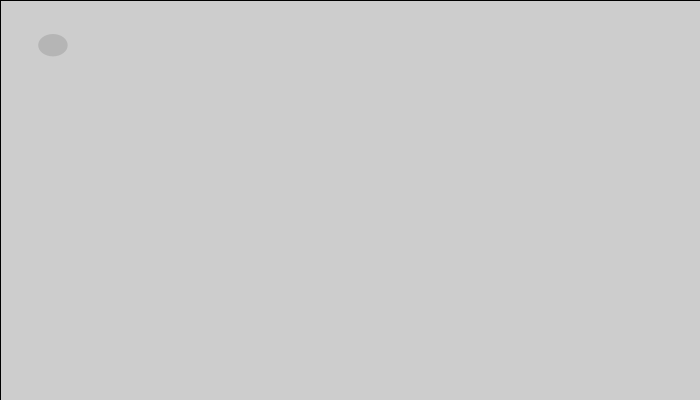
Frame 1 (no input)
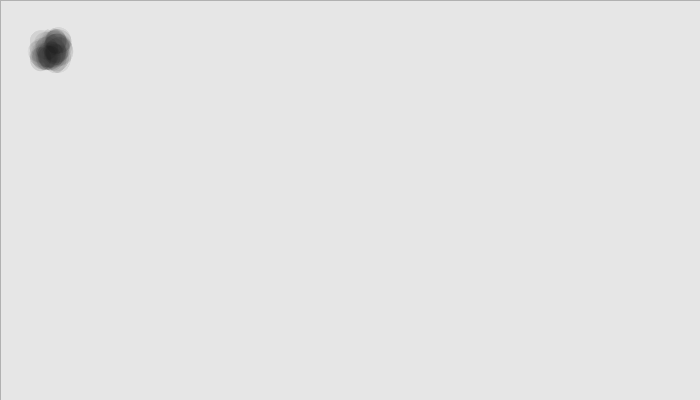
Frame 60 (the mouse pressed at the canvas centre just before this capture)
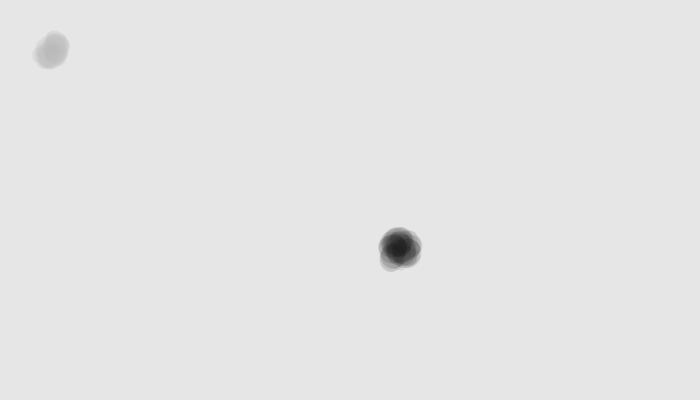
Frame 120 (the mouse held since frame 60 and released just before this capture)

The Processing sketch that drew these frames (run headless with seeded random() and noise(); from frame 60 on, the mouse is pressed at the canvas centre):

// Processing sketch: processing_36327
// ── processing_36327.pde

float time = 200;

void setup() {
  size (700,400);
  smooth();
  frameRate(20);
}

void hole (float y) {
  ellipse (50,50,50,50);
}

void smoke (float x) {
  fill(255,5); 
  rect(0,0,width,height);
  frameRate(100);
  fill (0,0,0,30);
 noStroke ();
// rotate(mouseY);
  ellipse (pmouseX+random(40,60),pmouseY+random(40,60),random(20,30),random(20,30));
  loop();
}

void draw (){
  smoke(240);
}
                
                                
